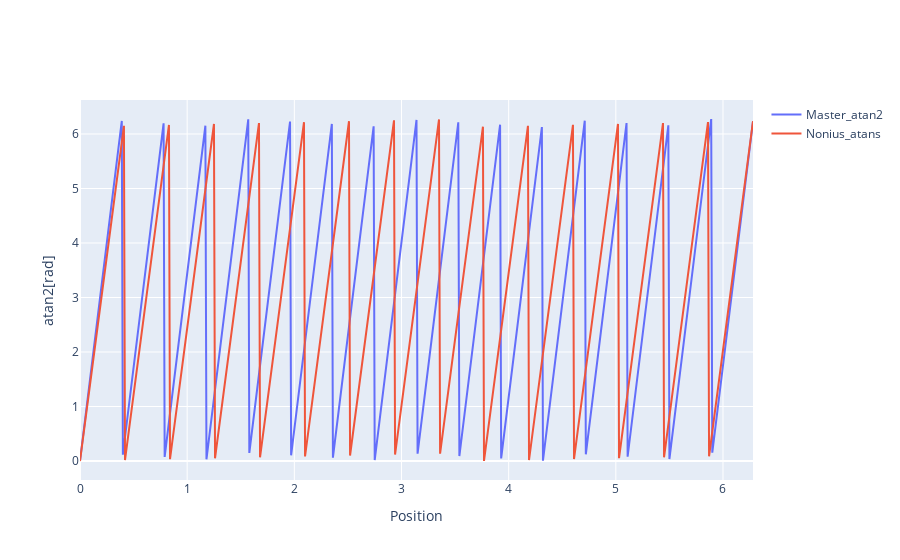

This figure's notebook cell:
### Code cell
master_atan2 = np.array([2*np.pi + i if i < 0 else i for i in np.arctan2(master[0],master[1])])
nonius_atan2 = np.array([2*np.pi + i if i < 0 else i for i in np.arctan2(nonius[0],nonius[1])])

fig = go.Figure()

fig.add_trace(go.Scatter(
    x=t,
    y=master_atan2,
    name="Master_atan2",
))

fig.add_trace(go.Scatter(
    x=t,
    y=nonius_atan2,
    name="Nonius_atans",
))

fig.update_layout(
    xaxis={"title":"Position"},
    yaxis={"title":"atan2[rad]"},
)

fig.show()

### Figure 1 — Plotly figure (JSON) as saved in the notebook; plotly's stock layout.template omitted (floating-point values rounded to 4 significant figures; data arrays with more than 128 entries replaced by an {"elided": "..."} marker saying what was removed)
{"data": [{"name": "Master_atan2", "type": "scatter", "x": {"elided": "629 float values"}, "y": {"elided": "629 float values"}}, {"name": "Nonius_atans", "type": "scatter", "x": {"elided": "629 float values"}, "y": {"elided": "629 float values"}}], "layout": {"autosize": true, "xaxis": {"autorange": true, "range": [0, 6.28], "title": {"text": "Position"}, "type": "linear"}, "yaxis": {"autorange": true, "range": [-0.3486, 6.624], "title": {"text": "atan2[rad]"}, "type": "linear"}}}
